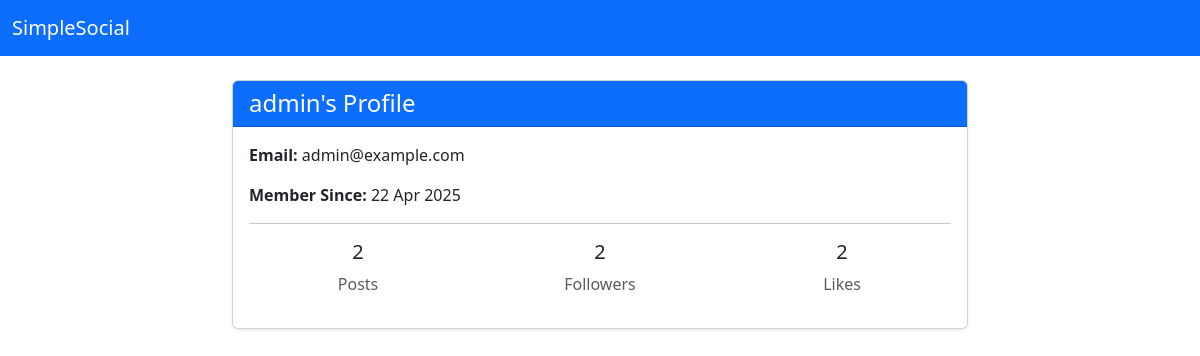
Page /profile/admin on the earlier database version.
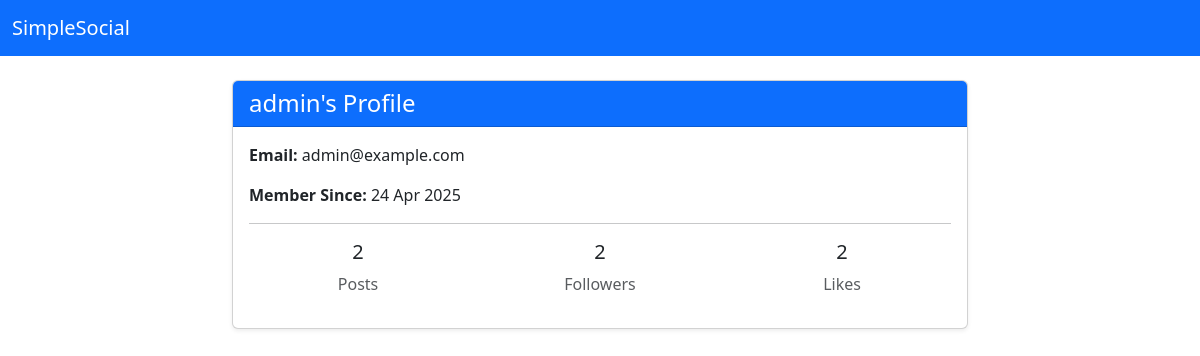
Same page on the later database version.
### tables this page shows
CREATE TABLE users (
    user_id INTEGER PRIMARY KEY,
    username VARCHAR(15) UNIQUE NOT NULL,
    password VARCHAR(255) NOT NULL,
    email VARCHAR(50) UNIQUE NOT NULL,
    role TEXT NOT NULL CHECK(role IN ('admin', 'user')),
    date TIMESTAMP DEFAULT CURRENT_TIMESTAMP
);

### app.py (the view)
@app.route("/profile/<username>")
def profile(username):
    db = get_db()
    user = get_stats(db, username)
    date = user["date"]
    date = datetime.fromisoformat(user["date"])
    if not user:
        abort(404)
    return render_template('profile.html', user=user, date=date)

### app.py (called while the page is built)
def get_db():
    if not hasattr(g, "_database"):
        print("Creating new database connection")
        g._database = create_connection(database)
    return g._database

@app.teardown_appcontext
def teardown_db(error):
    db = getattr(g, '_database', None)
    if db is not None:
        print("Closing database connection")
        db.close()

### setup_db.py (called while the page is built)
def create_connection(db_file):
    conn = None
    try:
        conn = sqlite3.connect(db_file)
        return conn
    except Error as e:
        print(f"Error: {e}")
    return conn

def get_stats(conn, username):
    try:
        conn.row_factory = sqlite3.Row
        cur = conn.cursor()
        sql = """
        SELECT u.username, u.email, u.date,
        COUNT(DISTINCT p.post_id) AS total_posts,
        COUNT(DISTINCT f.follower_user_id) AS total_followers,
        COUNT(DISTINCT l.like_id) AS total_likes
        FROM users u
        LEFT JOIN posts p ON u.user_id = p.user_id
        LEFT JOIN followers f ON u.user_id = f.user_id
        LEFT JOIN
        likes l ON u.user_id = l.user_id
        WHERE u.username = ?
        GROUP BY u.user_id;
        """
        cur.execute(sql, (username,))
        result = cur.fetchone()
        if result is None:
            print(f"No user found with email: {username}")
            return None
        cur.close()
        return result
    except Error as e:
        print(f"Error: {e}")
        return None

### templates/profile.html (shortened to what this page needs)
{% extends "base.html" %}
{% block content %}
<div class="row justify-content-center">
    <div class="col-md-8">
        <div class="card shadow-sm">
            <div class="card-header bg-primary text-white">
                <h4 class="mb-0">{{ user.username }}'s Profile</h4>
            </div>
            <div class="card-body">
                <p><strong>Email:</strong> {{ user.email }}</p>
                <p><strong>Member Since:</strong> {{ date.strftime('%d %b %Y') }}</p>
                <hr>
                <div class="row text-center">
                    <div class="col">
                        <h5>{{ user.total_posts }}</h5>
                        <p class="text-muted">Posts</p>
                    </div>
                    <div class="col">
                        <h5>{{ user.total_followers }}</h5>
                        <p class="text-muted">Followers</p>
                    </div>
                    <div class="col">
                        <h5>{{ user.total_likes }}</h5>
                        <p class="text-muted">Likes</p>
                    </div>
                </div>
            </div>
        </div>
    </div>
</div>
{% endblock %}

### templates/base.html (shortened to what this page needs)
<!DOCTYPE html>
<html lang="en">
<head>
    <link href="https://cdn.jsdelivr.net/npm/bootstrap@5.3.3/dist/css/bootstrap.min.css" rel="stylesheet">
</head>
<body>
    <nav class="navbar navbar-dark bg-primary mb-4">
        <div class="container-fluid">
            <a class="navbar-brand" href="{{ url_for('index') }}">SimpleSocial</a>
        </div>
    </nav>
    <div class="container">
        {% block content %}
        {% endblock %}
    </div>
</body>
</html>

Differences in the rows shown:
changed users "admin": strftime "22 Apr 2025" → "24 Apr 2025"
